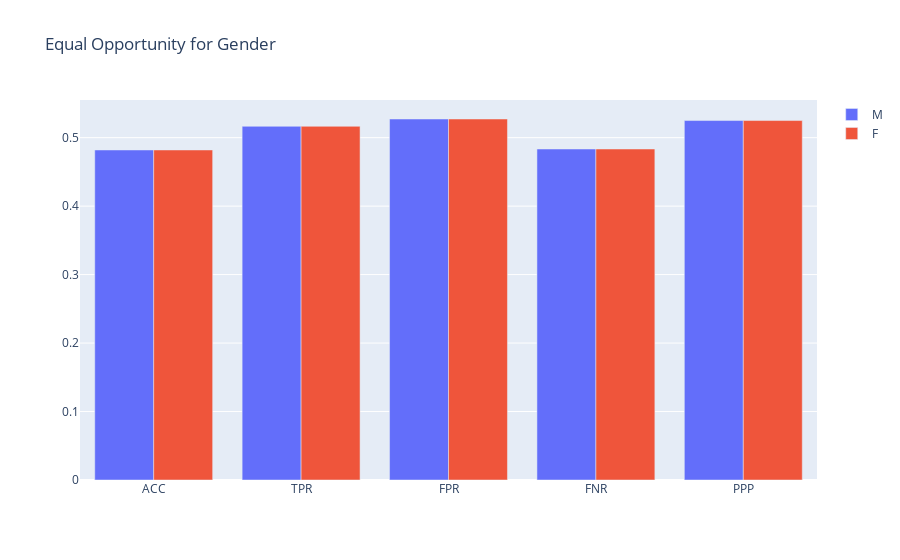

Notebook source saved alongside this figure:
### Code cell
f.make_equal_opportunity(sensitive_variable='Gender')

### Figure 1 — Plotly figure (JSON) as saved in the notebook; plotly's stock layout.template omitted (floating-point values rounded to 4 significant figures)
{"data": [{"name": "M", "type": "bar", "x": ["ACC", "TPR", "FPR", "FNR", "PPP"], "y": [0.482, 0.5166, 0.5272, 0.4834, 0.525]}, {"name": "F", "type": "bar", "x": ["ACC", "TPR", "FPR", "FNR", "PPP"], "y": [0.482, 0.5166, 0.5272, 0.4834, 0.525]}], "layout": {"barmode": "group", "title": {"text": "Equal Opportunity for Gender"}}}
